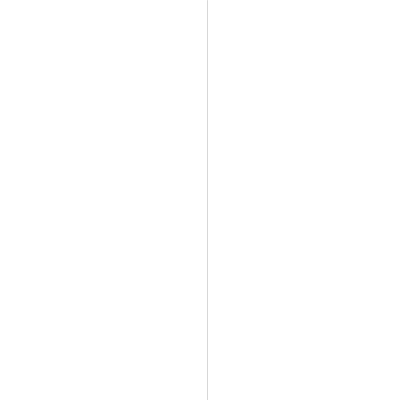
Frame 1 (no input)
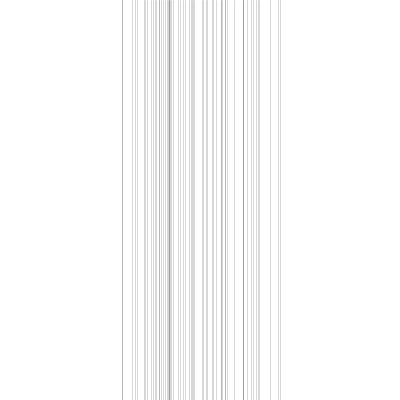
Frame 60 (the mouse pressed at the canvas centre just before this capture)
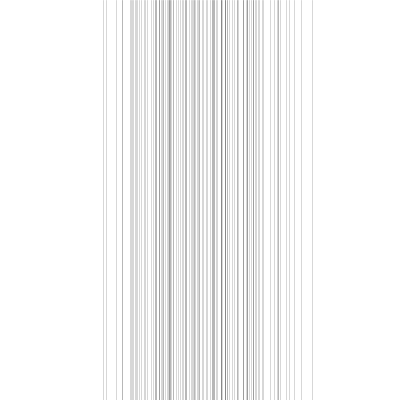
Frame 120 (the mouse held since frame 60 and released just before this capture)

The Processing sketch that drew these frames (run headless with seeded random() and noise(); from frame 60 on, the mouse is pressed at the canvas centre):

// Processing sketch: gaussian
// ── gaussian.pde
void setup() {
  size(400,400);
  background(255);
  frameRate(30);

}

void draw() {
	float num = randomGaussian();
	float xPos = num * (width/8) + (width/2);
	stroke(50, 50);
	line(xPos, 0, xPos, height);
}
